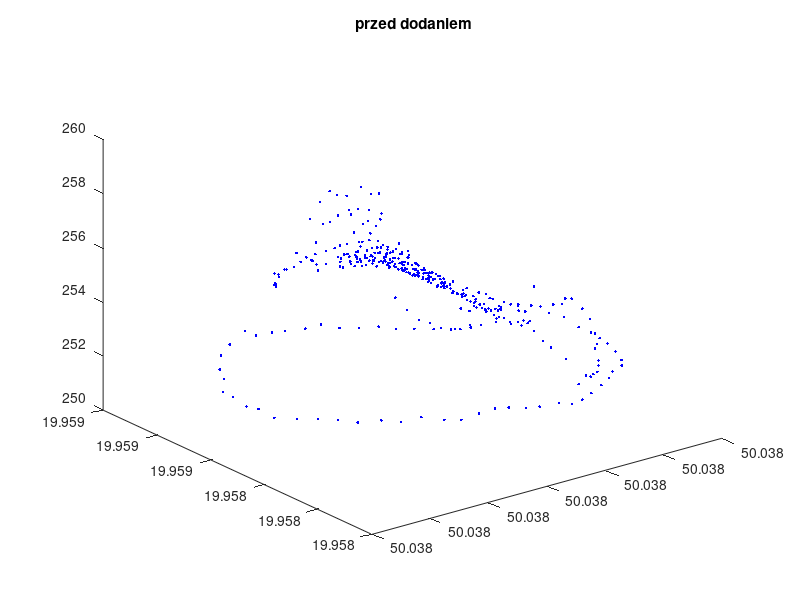
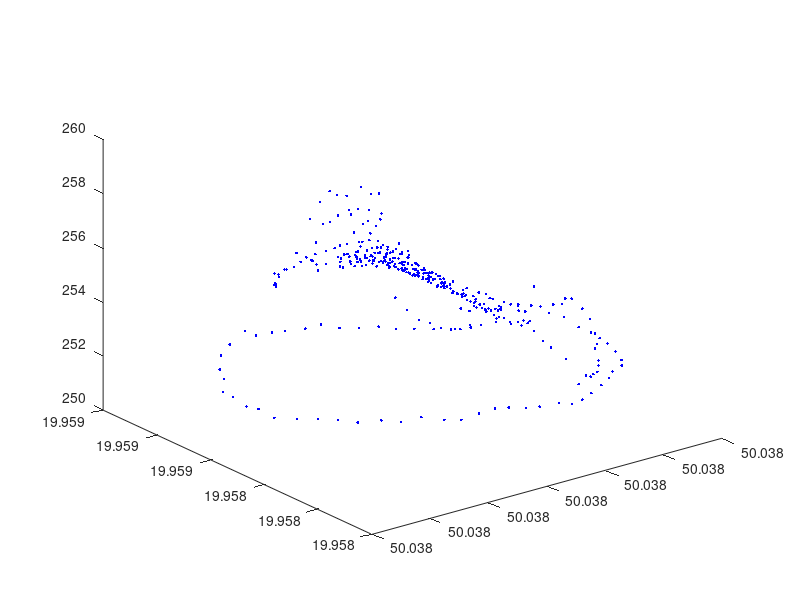

MATLAB code to generate these figures, in order: (Note: this script raises an error after producing the figures.)
% interp_obiekt3D.m
clear all; close all;
%load(’X.mat’);
method = 'natural';
%load('data.dat'); X=data;
X = [50.038327101,	19.958657989,	251.9;
50.038327101,	19.958657989,	251.9;
50.038327101,	19.958657989,	251.9;
50.038327101,	19.958657989,	251.9;
50.038327101,	19.958657989,	251.9;
50.038327101,	19.958657989,	251.9;
50.038327101,	19.958657989,	251.9;
50.038327101,	19.958657989,	251.9;
50.038327101,	19.958657989,	251.9;
50.038327101,	19.958657989,	251.9;
50.038327101,	19.958657989,	251.9;
50.038327101,	19.958657989,	251.9;
50.038327101,	19.958657989,	251.9;
50.038327101,	19.958657989,	251.9;
50.038327101,	19.958657989,	251.9;
50.038327101,	19.958657989,	251.9;
50.038327101,	19.958657989,	251.9;
50.038327101,	19.958657989,	251.9;
50.038327101,	19.958657989,	251.9;
50.038327101,	19.958657989,	251.9;
50.038327101,	19.958657989,	251.9;
50.038327101,	19.958657989,	251.9;
50.038327101,	19.958657989,	251.9;
50.038327101,	19.958657989,	251.9;
50.038327101,	19.958657989,	251.9;
50.038333996,	19.958619186,	252.3;
50.038340594,	19.958587332,	252.6;
50.038348399,	19.958536932,	252.5;
50.038355318,	19.958496363,	252.5;
50.038360086,	19.958453309,	252.3;
50.038361063,	19.958409072,	252.3;
50.038356724,	19.958368081,	252.3;
50.038352550,	19.958329550,	252.3;
50.038349236,	19.958292399,	252.2;
50.038335393,	19.958240727,	252.2;
50.038316586,	19.958198481,	252.3;
50.038285949,	19.958166140,	252.4;
50.038260387,	19.958124665,	252.5;
50.038235628,	19.958098466,	252.5;
50.038206683,	19.958072533,	252.5;
50.038181406,	19.958051721,	252.5;
50.038153958,	19.958029926,	252.6;
50.038130033,	19.958025170,	252.8;
50.038094041,	19.958020216,	252.9;
50.038070058,	19.958019793,	253.0;
50.038039615,	19.958016553,	253.2;
50.038022245,	19.958029838,	253.2;
50.037999581,	19.958040191,	253.1;
50.037972281,	19.958046528,	253.0;
50.037947992,	19.958057075,	253.1;
50.037922804,	19.958087695,	253.2;
50.037902694,	19.958120599,	253.0;
50.037885024,	19.958154603,	253.0;
50.037861066,	19.958189496,	252.9;
50.037844699,	19.958228502,	252.9;
50.037832723,	19.958276745,	252.8;
50.037816633,	19.958320105,	252.7;
50.037801269,	19.958369650,	252.6;
50.037804717,	19.958436367,	252.6;
50.037803874,	19.958479305,	252.5;
50.037812102,	19.958546418,	252.5;
50.037818945,	19.958599057,	252.4;
50.037844247,	19.958649848,	252.5;
50.037861820,	19.958704416,	252.5;
50.037902252,	19.958787286,	252.4;
50.037930966,	19.958817058,	252.5;
50.037960160,	19.958824497,	252.8;
50.037998921,	19.958867967,	252.2;
50.038042384,	19.958902302,	251.9;
50.038065962,	19.958905219,	251.8;
50.038099915,	19.958903882,	251.7;
50.038127060,	19.958904303,	251.7;
50.038157584,	19.958901590,	251.4;
50.038184624,	19.958889311,	251.3;
50.038208934,	19.958868016,	251.3;
50.038227806,	19.958844828,	251.2;
50.038248782,	19.958822100,	251.2;
50.038268602,	19.958793690,	251.2;
50.038291788,	19.958763619,	251.2;
50.038306278,	19.958737089,	251.3;
50.038327101,	19.958657989,	251.9;
50.038026868,	19.958726239,	257.0;
50.038045062,	19.958730729,	257.5;
50.038062108,	19.958731393,	257.8;
50.038073933,	19.958729194,	257.6;
50.038088601,	19.958725444,	257.5;
50.038111411,	19.958722297,	257.7;
50.038131413,	19.958728466,	257.3;
50.038147341,	19.958733276,	257.2;
50.038160234,	19.958751674,	256.3;
50.038181689,	19.958770993,	254.1;
50.038193752,	19.958773005,	252.9;
50.038208398,	19.958762112,	252.4;
50.038224147,	19.958750790,	252.0;
50.038241014,	19.958747954,	251.8;
50.038253860,	19.958735071,	251.6;
50.038268048,	19.958727024,	251.5;
50.038278647,	19.958715595,	251.5;
50.038285997,	19.958695240,	251.7;
50.038297335,	19.958679777,	251.7;
50.038308229,	19.958647761,	251.9;
50.038298281,	19.958623812,	252.2;
50.038291828,	19.958592409,	252.7;
50.038285323,	19.958580597,	252.9;
50.038288664,	19.958551282,	253.1;
50.038291192,	19.958527810,	253.2;
50.038305733,	19.958501390,	253.9;
50.038310077,	19.958486087,	253.2;
50.038315943,	19.958451957,	253.4;
50.038320579,	19.958428701,	253.5;
50.038317306,	19.958410215,	253.8;
50.038317716,	19.958387492,	253.9;
50.038324922,	19.958362995,	253.6;
50.038327605,	19.958339712,	253.3;
50.038325096,	19.958316722,	252.9;
50.038315400,	19.958288269,	252.7;
50.038308255,	19.958279564,	252.6;
50.038297024,	19.958242789,	252.4;
50.038285462,	19.958216872,	252.4;
50.038268881,	19.958185480,	252.4;
50.038253247,	19.958166536,	252.5;
50.038237972,	19.958143501,	252.6;
50.038223038,	19.958128725,	252.8;
50.038201137,	19.958108365,	252.7;
50.038189686,	19.958129712,	253.6;
50.038162345,	19.958126025,	254.2;
50.038143969,	19.958115860,	254.6;
50.038125803,	19.958110821,	255.1;
50.038106406,	19.958114483,	255.4;
50.038088615,	19.958118778,	255.6;
50.038063513,	19.958123659,	256.0;
50.038052703,	19.958131679,	256.2;
50.038027458,	19.958136212,	256.3;
50.038017166,	19.958146570,	256.4;
50.038012755,	19.958166834,	256.9;
50.038007640,	19.958187647,	257.2;
50.037994054,	19.958204055,	257.6;
50.037987093,	19.958215919,	257.7;
50.037978213,	19.958242504,	257.8;
50.037969099,	19.958257735,	257.9;
50.037963133,	19.958274440,	258.0;
50.037955575,	19.958290445,	258.1;
50.037950151,	19.958308047,	258.1;
50.037940011,	19.958326778,	258.2;
50.037934523,	19.958339468,	258.3;
50.037925669,	19.958361639,	259.6;
50.037920277,	19.958385170,	258.2;
50.037921471,	19.958406886,	258.0;
50.037917824,	19.958431606,	257.8;
50.037912033,	19.958458322,	257.6;
50.037907401,	19.958481597,	257.4;
50.037910013,	19.958508266,	257.1;
50.037909513,	19.958531736,	256.8;
50.037906354,	19.958559845,	256.6;
50.037908508,	19.958586203,	256.2;
50.037913300,	19.958608306,	255.8;
50.037920481,	19.958622960,	255.6;
50.037934260,	19.958660698,	255.4;
50.037940594,	19.958669702,	255.4;
50.037949776,	19.958691668,	255.6;
50.037964335,	19.958708450,	255.4;
50.037977797,	19.958708595,	255.5;
50.037995514,	19.958709655,	256.0;
50.038026868,	19.958726239,	257.0;
50.038171394,	19.958677594,	255.2;
50.038187864,	19.958652467,	254.5;
50.038199490,	19.958627825,	254.0;
50.038213435,	19.958599707,	253.8;
50.038232270,	19.958558414,	253.6;
50.038243113,	19.958529868,	253.7;
50.038250158,	19.958491488,	253.7;
50.038247189,	19.958458878,	253.8;
50.038236113,	19.958409686,	254.0;
50.038231349,	19.958372409,	254.0;
50.038220043,	19.958331020,	253.9;
50.038200706,	19.958296661,	254.1;
50.038183028,	19.958274017,	254.4;
50.038160921,	19.958245071,	254.6;
50.038136268,	19.958218873,	254.8;
50.038102190,	19.958188023,	255.4;
50.038081543,	19.958191342,	255.7;
50.038069104,	19.958210122,	255.9;
50.038047720,	19.958224922,	256.4;
50.038035379,	19.958245359,	256.8;
50.038021178,	19.958265294,	257.0;
50.038008606,	19.958285899,	257.2;
50.037994534,	19.958314106,	257.4;
50.037976843,	19.958337733,	257.5;
50.037964575,	19.958364753,	257.7;
50.037954833,	19.958398560,	257.7;
50.037953097,	19.958428023,	257.5;
50.037948979,	19.958454514,	257.3;
50.037945502,	19.958491054,	256.9;
50.037953094,	19.958537284,	256.4;
50.037965108,	19.958569220,	256.4;
50.037974961,	19.958605234,	256.3;
50.037989033,	19.958640029,	256.1;
50.038009440,	19.958666838,	256.5;
50.038028989,	19.958683132,	257.0;
50.038041440,	19.958683637,	257.0;
50.038058701,	19.958692583,	257.1;
50.038081384,	19.958693464,	257.0;
50.038095452,	19.958698205,	257.1;
50.038117758,	19.958705341,	256.9;
50.038139411,	19.958710784,	256.4;
50.038171394,	19.958677594,	255.2;
50.038141419,	19.958645433,	255.8;
50.038150392,	19.958628322,	255.4;
50.038160925,	19.958616090,	255.0;
50.038178027,	19.958574533,	254.7;
50.038185941,	19.958541645,	254.6;
50.038197811,	19.958516829,	254.4;
50.038206865,	19.958491417,	254.3;
50.038204934,	19.958461377,	254.4;
50.038200655,	19.958426869,	254.4;
50.038197542,	19.958396162,	254.3;
50.038189267,	19.958370677,	254.4;
50.038173443,	19.958338760,	254.6;
50.038160113,	19.958318807,	254.7;
50.038148502,	19.958303107,	254.9;
50.038126967,	19.958272548,	255.1;
50.038105155,	19.958246160,	255.4;
50.038080744,	19.958225825,	255.7;
50.038063188,	19.958223570,	256.1;
50.038058510,	19.958231156,	256.2;
50.038049670,	19.958245504,	256.4;
50.038039479,	19.958263841,	256.7;
50.038033089,	19.958275903,	256.8;
50.038021828,	19.958294137,	257.0;
50.038014283,	19.958308077,	257.1;
50.038007678,	19.958332560,	257.1;
50.037999935,	19.958357266,	257.1;
50.037993356,	19.958381982,	257.2;
50.037992865,	19.958410990,	257.2;
50.037985647,	19.958451901,	257.0;
50.037983915,	19.958482075,	256.7;
50.037980597,	19.958504180,	256.5;
50.037985272,	19.958525787,	256.4;
50.037997213,	19.958550041,	256.4;
50.038005010,	19.958564691,	256.4;
50.038024354,	19.958594960,	256.3;
50.038039054,	19.958617970,	256.5;
50.038061818,	19.958639631,	256.7;
50.038084851,	19.958656715,	256.8;
50.038096508,	19.958664001,	256.8;
50.038112741,	19.958669338,	256.5;
50.038141419,	19.958645433,	255.8;
50.038117110,	19.958588822,	255.8;
50.038131122,	19.958563655,	255.5;
50.038142891,	19.958536689,	255.2;
50.038151224,	19.958501000,	255.1;
50.038158108,	19.958444694,	254.9;
50.038160921,	19.958411570,	254.8;
50.038154801,	19.958358295,	254.8;
50.038138012,	19.958354328,	255.0;
50.038131417,	19.958384292,	255.2;
50.038119232,	19.958407715,	255.5;
50.038104314,	19.958386433,	255.6;
50.038116941,	19.958345014,	255.4;
50.038129375,	19.958319683,	255.1;
50.038135591,	19.958300989,	255.0;
50.038111229,	19.958271480,	255.3;
50.038100674,	19.958291805,	255.5;
50.038100832,	19.958313898,	255.6;
50.038090648,	19.958335729,	255.7;
50.038085320,	19.958355402,	255.8;
50.038064614,	19.958333210,	256.1;
50.038071680,	19.958303044,	256.1;
50.038082325,	19.958284344,	255.9;
50.038089050,	19.958253136,	255.7;
50.038061890,	19.958257232,	256.2;
50.038049069,	19.958287728,	256.5;
50.038039237,	19.958316915,	256.6;
50.038028759,	19.958343791,	256.7;
50.038020457,	19.958363853,	256.8;
50.038008716,	19.958401592,	256.9;
50.037998535,	19.958440554,	257.1;
50.037994878,	19.958469224,	256.8;
50.038002054,	19.958507500,	256.4;
50.038008318,	19.958538092,	256.4;
50.038025150,	19.958577852,	256.3;
50.038057473,	19.958611052,	256.5;
50.038083055,	19.958625681,	256.6;
50.038117110,	19.958588822,	255.8;
50.038082672,	19.958599192,	256.2;
50.038080220,	19.958583512,	256.1;
50.038079362,	19.958567088,	256.0;
50.038076433,	19.958551649,	256.1;
50.038074923,	19.958535388,	256.1;
50.038072866,	19.958520658,	256.1;
50.038069803,	19.958505389,	256.1;
50.038054346,	19.958508715,	256.3;
50.038054729,	19.958489505,	256.3;
50.038055645,	19.958474987,	256.2;
50.038060221,	19.958458778,	256.2;
50.038065983,	19.958460768,	256.1;
50.038076354,	19.958476032,	256.0;
50.038082776,	19.958491668,	255.9;
50.038089660,	19.958516212,	255.9;
50.038092675,	19.958529555,	255.9;
50.038095528,	19.958543352,	255.8;
50.038094615,	19.958564822,	255.9;
50.038091418,	19.958582134,	256.0;
50.038097649,	19.958582955,	256.0;
50.038105665,	19.958569610,	255.8;
50.038109861,	19.958556306,	255.7;
50.038110039,	19.958544483,	255.7;
50.038109353,	19.958522120,	255.6;
50.038105673,	19.958504699,	255.7;
50.038099360,	19.958484770,	255.7;
50.038092306,	19.958470279,	255.8;
50.038087385,	19.958452771,	255.9;
50.038078746,	19.958436273,	255.9;
50.038068755,	19.958429099,	256.0;
50.038058222,	19.958429507,	256.2;
50.038047863,	19.958447144,	256.3;
50.038045094,	19.958469015,	256.3;
50.038038251,	19.958496796,	256.4;
50.038041586,	19.958525605,	256.3;
50.038050736,	19.958547049,	256.3;
50.038067746,	19.958576172,	256.2;
50.038069982,	19.958591348,	256.3;
50.038057598,	19.958583366,	256.3;
50.038044909,	19.958562738,	256.3;
50.038039359,	19.958549374,	256.3;
50.038033915,	19.958533020,	256.4;
50.038030877,	19.958515743,	256.4;
50.038027533,	19.958496398,	256.4;
50.038025335,	19.958476575,	256.4;
50.038028899,	19.958460351,	256.6;
50.038032317,	19.958448512,	256.6;
50.038037407,	19.958432589,	256.5;
50.038043114,	19.958418450,	256.4;
50.038050994,	19.958408905,	256.3;
50.038058350,	19.958404947,	256.2;
50.038070029,	19.958403165,	256.0;
50.038082796,	19.958409007,	255.8;
50.038089427,	19.958421285,	255.8;
50.038105949,	19.958441474,	255.6;
50.038109555,	19.958459590,	255.6;
50.038110603,	19.958468638,	255.6;
50.038120515,	19.958496689,	255.5;
50.038124330,	19.958512688,	255.4;
50.038128649,	19.958534030,	255.4;
50.038130719,	19.958553005,	255.5;
50.038124304,	19.958573396,	255.7;
50.038119433,	19.958586356,	255.8;
50.038109187,	19.958598257,	255.9;
50.038101784,	19.958602253,	256.0;
50.038093493,	19.958608417,	256.1;
50.038091968,	19.958616522,	256.3;
50.038100710,	19.958617153,	256.1;
50.038108583,	19.958616326,	256.0;
50.038118240,	19.958607666,	255.9;
50.038124159,	19.958597714,	255.8;
50.038129742,	19.958588199,	255.6;
50.038137114,	19.958573991,	255.4;
50.038141484,	19.958552464,	255.3;
50.038143649,	19.958536402,	255.2;
50.038140918,	19.958520676,	255.3;
50.038134881,	19.958495022,	255.4;
50.038132408,	19.958479620,	255.4;
50.038127231,	19.958461601,	255.4;
50.038120725,	19.958446901,	255.5;
50.038115827,	19.958423383,	255.5;
50.038108520,	19.958405672,	255.5;
50.038100928,	19.958394415,	255.6;
50.038090513,	19.958378305,	255.7;
50.038081608,	19.958374352,	255.8;
50.038069816,	19.958372335,	256.0;
50.038061968,	19.958371813,	256.2;
50.038056761,	19.958373350,	256.3;
50.038049300,	19.958376903,	256.4;
50.038043246,	19.958381312,	256.4;
50.038037379,	19.958391768,	256.5;
50.038028810,	19.958403334,	256.6;
50.038021464,	19.958423813,	256.7;
50.038017066,	19.958443158,	256.8;
50.038011251,	19.958455996,	256.8;
50.038011645,	19.958485467,	256.5;
50.038010357,	19.958498246,	256.4;
50.038014842,	19.958524984,	256.4;
50.038022803,	19.958544375,	256.4;
50.038028463,	19.958562201,	256.4;
50.038038577,	19.958580073,	256.2;
50.038046141,	19.958591100,	256.3;
50.038061327,	19.958607417,	256.5;
50.038072765,	19.958606372,	256.5;
50.038082672,	19.958599192,	256.2;]
[val, idx] = max(X(:,3));
extraPoints = zeros(1, 3);

for i = 1:length(X)
    if X(i,3) >= 253
        x1 = (X(i,1) + X(idx,1))/2;
        y1 = (X(i,2) + X(idx,2))/2;
        z1 = (X(i,3) + X(idx,3))/2;
        extraPoints = cat(1,extraPoints, [x1, y1, z1]);
    end
end

extraPoints = extraPoints(2:end, :);
figure; grid; plot3( X(:,1), X(:,2), X(:,3), 'b.' ); title("przed dodaniem");
%X = cat(1, X, extraPoints);


figure; grid; plot3( X(:,1), X(:,2), X(:,3), 'b.' ); pause
x = X(:,1); y = X(:,2); z = X(:,3);                                 % pobranie x,y,z                                       %Macierz zawierająca te punkty, które zabraliśmy powyżej.
xvar = min(x) : (max(x)-min(x))/75 : max(x); % zmiennosc x
yvar = min(y) : (max(y)-min(y))/75 : max(y); % zmiennosc y
[Xi,Yi] = meshgrid( xvar, yvar );                                   % siatka interpolacji xi, yi
out = griddata( x, y, z, Xi,Yi, method );                          % interp: nearest, linear, natural, spline (v4), cubic
out = circlify(out, 30, 45, 230)
figure; surf( out, LineStyle=":", LineWidth=0.1 ); pause  % rysunek
half_x_var = min(x) : (max(x)-min(x))/200 : max(x); % Wychodzi na to samo co xvar
half_y_var = min(y) : (max(y)-min(y))/200 : max(y); % Wychodzi na to samo co yvar
[half_Xi,half_Yi] = meshgrid(half_x_var, half_y_var);
%figure; grid; plot3( x, y, z, 'b.' ); pause

function out = circlify(meshdata, centerX, centerY, radius)
    out = meshdata
    for x = 1:size(meshdata, 1)
        for y = 1:size(meshdata,2)
            if sqrt((centerX - x)^2 + (centerY - y)^2) > radius
                out(x,y) = NaN;
            end
        end
    end
end